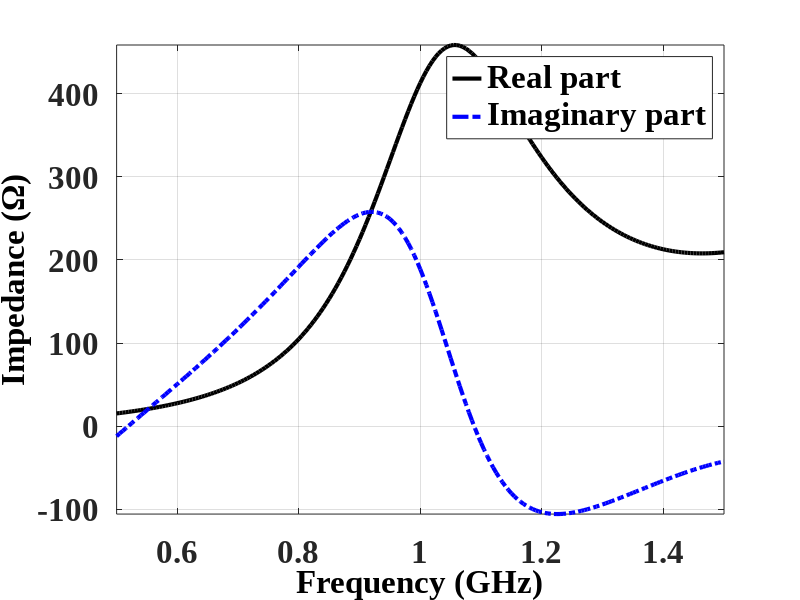
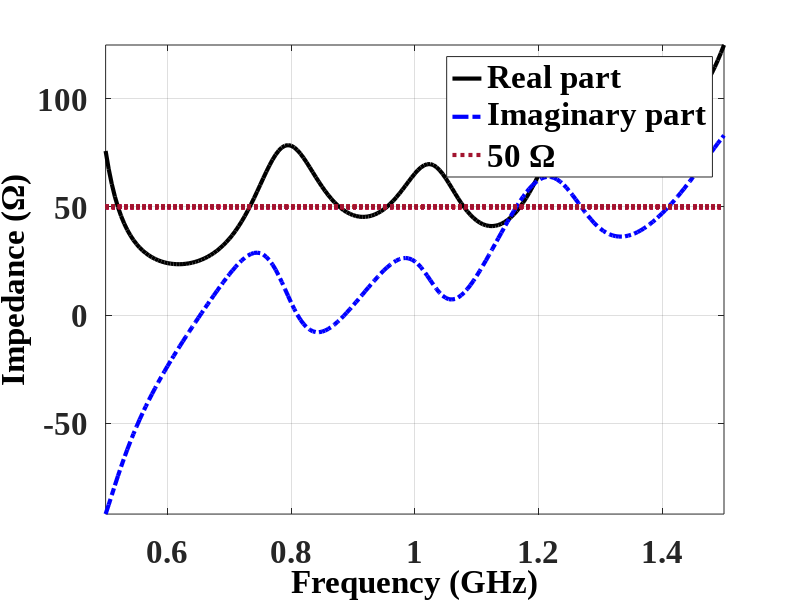
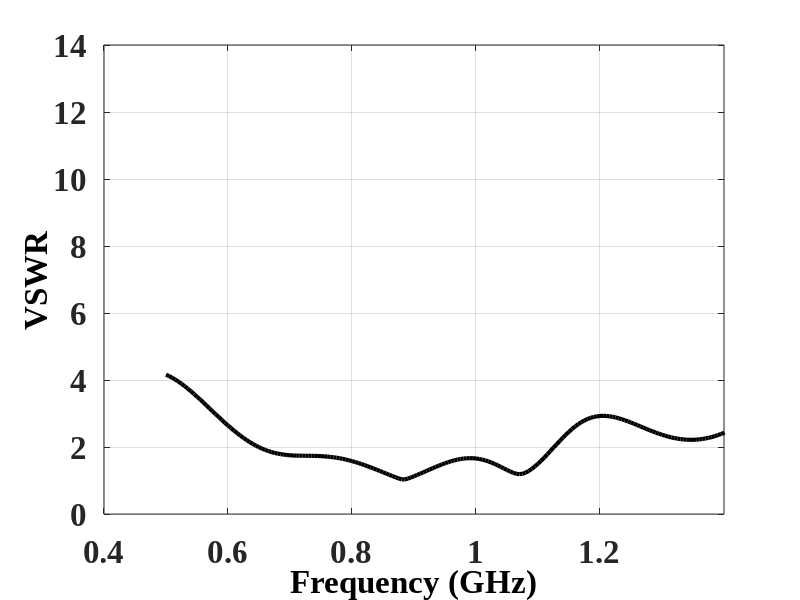
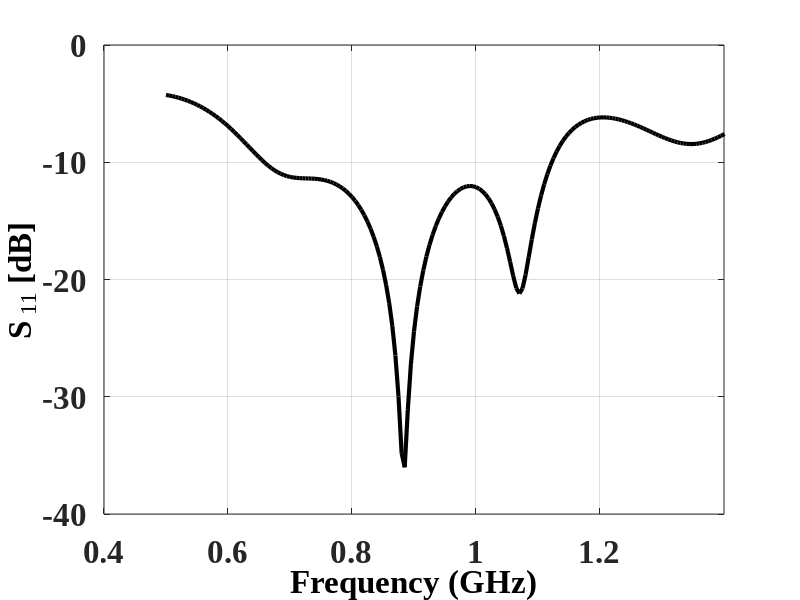

Write MATLAB code to recreate these figures, in order.
clear all;
% close all;
clc;

%%

% % resonance frequency [Hz]
% fr = 905e6;

% % Angular frequency [rad. Hz]
% Omega = 2 * pi * fr;

% frequency range (GHz)
StartingFreq = 0.5;
EndingFreq = 1.5;
Steps = 0.005;
FrRange = StartingFreq : Steps : EndingFreq;

% Input impedance of a loaded transmission line
% BL = Beta * l
Zin = @(Z_L, Zw, BL) Zw * (Z_L + 1i * Zw .* tan(BL)) / (Zw + 1i * Z_L .* tan(BL));

% Sine and cosine integrals (for Schelkunoff's biconical antenna model):
Si = @(Z) sinint(Z);
Ci = @(Z) cosint(Z);
Cin = @(Z) 0.57722 + log(Z) - cosint(Z);

% Characteristic impedance of the biconical anteanna in Schelkunoff's model (Alpha is the cone half-angle, in rad)
Rho = @(Alpha) 120 * log(cot(Alpha / 2));

% ???????????????????????????????????????????????
Kl = 2e9 * pi * 0.1 * FrRange / 3e8;

% Effective cone half-angle
Alpha = 20.0 * pi / 180.0;

% Schelkunoff's model for the input impedance of a biconical antenna (Kl = (Omega / c) * dipole_half_length)
Ra = 60 * Cin(2 * Kl) + 30 * (2 * Cin(2 * Kl) - Cin(4 * Kl)) .* cos(2 * Kl) + 30 * (Si(4 * Kl) - 2 * Si(2 * Kl)) .* sin(2 * Kl);
Xa = 60 * Si(2 * Kl) - 30 * (Cin(4 * Kl) - log(4.0)) .* sin(2 * Kl) - 30 * Si(4 * Kl) .* cos(2 * Kl);

% Impedance of the dipole antenna
% Calculate real and imaginary part of the Zdip
% Correction factor takes into account the effect of the ground
Zdip = @(Kl, Alpha, Ra, Xa, Correction) Zin(Correction * Ra + 1i * Xa, Rho(Alpha), Kl - 0.5 * pi);
RealZd = zeros(1, length(FrRange));
ImaginaryZd = zeros(1, length(FrRange));
for Counter = 1 : 1 : length(Kl)
    % Calculate real part of impedance
    RealZd(Counter) = real(Zdip(Kl(Counter), Alpha, Ra(Counter), Xa(Counter), 1));
    % Calculate imaginary part of impedance
    ImaginaryZd(Counter) = imag(Zdip(Kl(Counter), Alpha, Ra(Counter), Xa(Counter), 1));
end

% for Counter = 1 : 1 : length(Kl)
%     Zd = Zin(Correction * Ra(Counter) + 1i * Xa(Counter), Rho(Alpha), Kl(Counter) - 0.5 * pi);
%     % Calculate real part of impedance
%     RealZd(Counter) = real(Zd);
%     % Calculate imaginary part of impedance
%     ImaginaryZd(Counter) = imag(Zd);
% end

% Biconical antenna Impedance plot
% Set axes color for figures
left_color = [0 0 0];
right_color = [0 0 0];
Fig = figure('Name', 'Impedance of the dipole (Ohm.) using Schelkunoff''s model', 'DefaultAxesColorOrder' , [left_color; right_color], 'DefaultAxesFontSize', 24, 'DefaultAxesFontName', 'Times New Roman', 'DefaultAxesFontWeight', 'bold', 'Color', 'white', 'WindowState', 'maximized');
plot(FrRange, RealZd, 'LineWidth', 3, 'Color', 'black');
hold on;
plot(FrRange, ImaginaryZd, 'LineWidth', 3, 'Color', 'blue', 'LineStyle', '-.');
xlim([-inf inf]);
ylim([-inf inf]);
grid on;
% xlabel('Frequency (GHz)', 'FontWeight' , 'bold' , 'FontName' , 'Times New Roman' , 'Color' , 'black', 'FontSize' , 20, 'Interpreter','latex');
% ylabel('Impedance ($\Omega$)', 'FontWeight' , 'bold' , 'FontName' , 'Times New Roman' , 'Color' , 'black', 'FontSize' , 20, 'Interpreter','latex');
xlabel('Frequency (GHz)', 'FontWeight' , 'bold' , 'FontName' , 'Times New Roman' , 'Color' , 'black', 'FontSize' , 24);
ylabel('Impedance (\Omega)', 'FontWeight' , 'bold' , 'FontName' , 'Times New Roman' , 'Color' , 'black', 'FontSize' , 24);
axis tight;
hold off;
% LegProp = legend('Real part', 'Imaginary part', 'FontWeight' , 'bold' , 'FontName' , 'Times New Roman' , 'Color' , 'white', 'Location', 'best', 'FontSize' , 20, 'Interpreter','latex');
LegProp = legend('Real part', 'Imaginary part', 'FontWeight' , 'bold' , 'FontName' , 'Times New Roman' , 'Color' , 'white', 'Location', 'best', 'FontSize' , 24);

%% ????????????????

% Width of the microstripline in [m]
w = 8e-3;

% Dielectric hight in [m]
h = 3.5e-3;

% WperH = W / H
WperH = w / h;

% Relative dielectric of the substrate
e_r =  1;

% Approximate formula for the microstrip line impedance (assuming epsr = 1, WperH > 1)
if (WperH) > 1
    % Effective dielectric of the substrate
    e_eff = (e_r + 1) / 2 + (e_r - 1) / 2 * sqrt(1 + 12 * h / w);
    % Characteristic impedance of the microstripline [Ohm.]
    Zw = @(WperH) 120 * pi / (sqrt(e_eff) * (WperH + 1.393 + 2 / 3 * log(WperH + 1.444)));
else
    % Effective dielectric of the substrate
    e_eff = (e_r + 1) / 2 + (e_r - 1) / 2 * (1 / sqrt(1 + 12 * h / w) + 0.04 * power(1 - WperH, 2));
    % Characteristic impedance of the microstripline [Ohm.]
    Zw = @(WperH) 60 / sqrt(e_eff) * log(8 * h / w + 0.25 * WperH);
end

% % Speed of light [m / s]
% c = physconst('LightSpeed');

% % Wavenumber
% Beta = 2 * pi * fr * sqrt(e_r) / c;

% ???????????????????
k0 = 2e9 * pi * FrRange / 3e8;

% Characteristic impedance of the antenna feed [Ohm.]
Zw0 = 50.0;

% Characteristic impedance of the 1st microstrip line [Ohm.]
Zw1 = Zw(WperH);
% Length of the 1st microstrip [mm]
L1 = 93e-3;

% Characteristic impedance of the 2nd microstrip line [Ohm.]
Zw2 = Zw(WperH);
% Length of the 2nd microstrip [mm]
L2 = 81e-3;

% Width of the microstripline for loop in [m]
wl = 21e-3;
% Dielectric hight in for loop [m]
hl = 21e-3 / 2;
% WperH = W / H
WperHl = wl / hl;
% Characteristic impedance of the loop
Zw_loop = 2 * Zw(WperHl);
% Length of the loop
l_loop = L1;
% Width of the loop
h_loop = 21e-3;

% Effective halflength of the biconical antenna [mm]
% Leff = 170e-3;
Leff = 195e-3;
% Effective cone half-angle
% Alpha = 25.0 * pi / 180;
Alpha = 25.0 * pi / 180;

Rrad_loop = zeros(1, length(FrRange));
% Correction factor takes into account the effect of the ground
Correction = zeros(1, length(FrRange));
% Input impedance of the complete antenna obtained from the equivalent network
Z1 = zeros(1, length(FrRange));
Za = zeros(1, length(FrRange));
for Counter = 1 : 1 : length(Kl)
    Rrad_loop(Counter) = 2 * (80 * power(k0(Counter), 2) * power(k0(Counter) * l_loop * h_loop * 2 / pi, 2));
    
    Correction(Counter) = 2 * power(sin(k0(Counter) * L1), 2);
    
    Ra(Counter) = 60 * Cin(2 * k0(Counter) * Leff) + 30 * (2 * Cin(2 * k0(Counter) * Leff) - Cin(4 * k0(Counter) * Leff)) .* cos(2 * k0(Counter) * Leff) + 30 * (Si(4 * k0(Counter) * Leff) - 2 * Si(2 * k0(Counter) * Leff)) .* sin(2 * k0(Counter) * Leff);
    Xa(Counter) = 60 * Si(2 * k0(Counter) * Leff) - 30 * (Cin(4 * k0(Counter) * Leff) - log(4.0)) .* sin(2 * k0(Counter) * Leff) - 30 * Si(4 * k0(Counter) * Leff) .* cos(2 * k0(Counter) * Leff);
    
    Z1(Counter) = 1 / (1 / Zdip(k0(Counter) * Leff, Alpha, Ra(Counter), Xa(Counter), Correction(Counter)) + 1 / (Rrad_loop(Counter) + 1i * Zw_loop * tan(k0(Counter) * l_loop))) - 1i * Zw2 * cot(k0(Counter) * L2);
    
    Za(Counter) = Zin(Z1(Counter), Zw1, k0(Counter) * L1);
end

% Reflection Coefficient (Gamma) is equal to (Zl - Z0) / (Zl + Z0), then, Standing Wave Ratio (SWR) is
Gamma = @(Zl, Z0) (Zl - Z0) / (Zl + Z0);
SWR = @(Zl, Z0) (1 + abs(Gamma(Zl, Z0))) / (1 - abs(Gamma(Zl, Z0)));

VSWR = zeros(1, length(FrRange));
for Counter = 1 : 1 : length(FrRange)
    VSWR(Counter) = SWR(Za(Counter), Zw0);
end

Fig = figure('Name', 'Impedance of the dipole (Ohm.) using Schelkunoff''s model', 'DefaultAxesColorOrder' , [left_color; right_color], 'DefaultAxesFontSize', 24, 'DefaultAxesFontName', 'Times New Roman', 'DefaultAxesFontWeight', 'bold', 'Color', 'white', 'WindowState', 'maximized');
plot(FrRange, real(Za), 'LineWidth', 3, 'Color', 'black');
hold on;
plot(FrRange, imag(Za), 'LineWidth', 3, 'Color', 'blue', 'LineStyle', '-.');
plot(FrRange, repmat(50, length(FrRange)), 'LineWidth', 3, 'Color', [0.6350 0.0780 0.1840], 'LineStyle', ':');
xlim([-inf inf]);
ylim([-inf inf]);
grid on;
% xlabel('Frequency (GHz)', 'FontWeight' , 'bold' , 'FontName' , 'Times New Roman' , 'Color' , 'black', 'FontSize' , 20, 'Interpreter','latex');
% ylabel('Impedance ($\Omega$)', 'FontWeight' , 'bold' , 'FontName' , 'Times New Roman' , 'Color' , 'black', 'FontSize' , 20, 'Interpreter','latex');
xlabel('Frequency (GHz)', 'FontWeight' , 'bold' , 'FontName' , 'Times New Roman' , 'Color' , 'black', 'FontSize' , 24);
ylabel('Impedance (\Omega)', 'FontWeight' , 'bold' , 'FontName' , 'Times New Roman' , 'Color' , 'black', 'FontSize' , 24);
axis tight;
hold off;
% LegProp = legend('Real part', 'Imaginary part', 'FontWeight' , 'bold' , 'FontName' , 'Times New Roman' , 'Color' , 'white', 'Location', 'best', 'FontSize' , 20, 'Interpreter','latex');
LegProp = legend('Real part', 'Imaginary part', '50 \Omega', 'FontWeight' , 'bold' , 'FontName' , 'Times New Roman' , 'Color' , 'white', 'Location', 'best', 'FontSize' , 24);

% Plot VSWR
Fig = figure('Name', 'VSWR', 'DefaultAxesColorOrder' , [left_color; right_color], 'DefaultAxesFontSize', 24, 'DefaultAxesFontName', 'Times New Roman', 'DefaultAxesFontWeight', 'bold', 'Color', 'white', 'WindowState', 'maximized');
plot(FrRange, VSWR, 'LineWidth', 3, 'Color', 'black');
xlim([0.4 1.4]);
ylim([-0 14]);
grid on;
xlabel('Frequency (GHz)', 'FontWeight' , 'bold' , 'FontName' , 'Times New Roman' , 'Color' , 'black', 'FontSize' , 24);
ylabel('VSWR', 'FontWeight' , 'bold' , 'FontName' , 'Times New Roman' , 'Color' , 'black', 'FontSize' , 24);
% axis tight;

RL = -20 * log10((VSWR - 1) ./ (VSWR + 1));
S11Lin = (VSWR - 1) ./ (VSWR + 1);
S11dB = 20 * log10(S11Lin);

% Plot S11
Fig = figure('Name', 'S11', 'DefaultAxesColorOrder' , [left_color; right_color], 'DefaultAxesFontSize', 24, 'DefaultAxesFontName', 'Times New Roman', 'DefaultAxesFontWeight', 'bold', 'Color', 'white', 'WindowState', 'maximized');
plot(FrRange, S11dB, 'LineWidth', 3, 'Color', 'black');
xlim([0.4 1.4]);
ylim([-40 0]);
grid on;
xlabel('Frequency (GHz)', 'FontWeight' , 'bold' , 'FontName' , 'Times New Roman' , 'Color' , 'black', 'FontSize' , 24);
ylabel('S_{\rm 11} [dB]', 'FontWeight' , 'bold' , 'FontName' , 'Times New Roman' , 'Color' , 'black', 'FontSize' , 24);
% axis tight;
